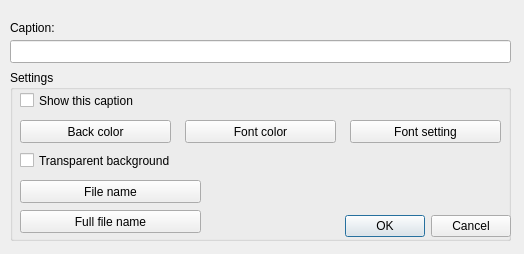
<?xml version="1.0" encoding="UTF-8"?>
<ui version="4.0">
 <class>captioneditor</class>
 <widget class="QDialog" name="captioneditor">
  <property name="geometry">
   <rect>
    <x>0</x>
    <y>0</y>
    <width>524</width>
    <height>254</height>
   </rect>
  </property>
  <property name="minimumSize">
   <size>
    <width>396</width>
    <height>254</height>
   </size>
  </property>
  <property name="maximumSize">
   <size>
    <width>524</width>
    <height>254</height>
   </size>
  </property>
  <property name="windowTitle">
   <string>Caption editor</string>
  </property>
  <property name="windowIcon">
   <iconset resource="res.qrc">
    <normaloff>:/new/prefix1/icon</normaloff>:/new/prefix1/icon</iconset>
  </property>
  <widget class="QLineEdit" name="lineEdit">
   <property name="geometry">
    <rect>
     <x>10</x>
     <y>40</y>
     <width>501</width>
     <height>23</height>
    </rect>
   </property>
  </widget>
  <widget class="QLabel" name="label">
   <property name="geometry">
    <rect>
     <x>10</x>
     <y>20</y>
     <width>191</width>
     <height>16</height>
    </rect>
   </property>
   <property name="text">
    <string>Caption:</string>
   </property>
  </widget>
  <widget class="QGroupBox" name="groupBox">
   <property name="geometry">
    <rect>
     <x>10</x>
     <y>70</y>
     <width>501</width>
     <height>171</height>
    </rect>
   </property>
   <property name="title">
    <string>Settings</string>
   </property>
   <widget class="QPushButton" name="pushButton_3">
    <property name="geometry">
     <rect>
      <x>340</x>
      <y>50</y>
      <width>151</width>
      <height>23</height>
     </rect>
    </property>
    <property name="text">
     <string>Font setting</string>
    </property>
   </widget>
   <widget class="QPushButton" name="pushButton">
    <property name="geometry">
     <rect>
      <x>10</x>
      <y>50</y>
      <width>151</width>
      <height>23</height>
     </rect>
    </property>
    <property name="text">
     <string>Back color</string>
    </property>
   </widget>
   <widget class="QPushButton" name="pushButton_2">
    <property name="geometry">
     <rect>
      <x>175</x>
      <y>50</y>
      <width>151</width>
      <height>23</height>
     </rect>
    </property>
    <property name="text">
     <string>Font color</string>
    </property>
   </widget>
   <widget class="QCheckBox" name="checkBox">
    <property name="geometry">
     <rect>
      <x>10</x>
      <y>20</y>
      <width>371</width>
      <height>21</height>
     </rect>
    </property>
    <property name="text">
     <string>Show this caption</string>
    </property>
   </widget>
   <widget class="QDialogButtonBox" name="buttonBox">
    <property name="geometry">
     <rect>
      <x>330</x>
      <y>140</y>
      <width>171</width>
      <height>32</height>
     </rect>
    </property>
    <property name="orientation">
     <enum>Qt::Horizontal</enum>
    </property>
    <property name="standardButtons">
     <set>QDialogButtonBox::Cancel|QDialogButtonBox::Ok</set>
    </property>
   </widget>
   <widget class="QPushButton" name="pushButton_4">
    <property name="geometry">
     <rect>
      <x>10</x>
      <y>110</y>
      <width>181</width>
      <height>23</height>
     </rect>
    </property>
    <property name="text">
     <string>File name</string>
    </property>
   </widget>
   <widget class="QPushButton" name="pushButton_5">
    <property name="geometry">
     <rect>
      <x>10</x>
      <y>140</y>
      <width>181</width>
      <height>23</height>
     </rect>
    </property>
    <property name="text">
     <string>Full file name</string>
    </property>
   </widget>
   <widget class="QCheckBox" name="checkBox_3">
    <property name="geometry">
     <rect>
      <x>10</x>
      <y>80</y>
      <width>401</width>
      <height>21</height>
     </rect>
    </property>
    <property name="text">
     <string>Transparent background</string>
    </property>
   </widget>
  </widget>
 </widget>
 <resources>
  <include location="res.qrc"/>
 </resources>
 <connections>
  <connection>
   <sender>buttonBox</sender>
   <signal>accepted()</signal>
   <receiver>captioneditor</receiver>
   <slot>accept()</slot>
   <hints>
    <hint type="sourcelabel">
     <x>248</x>
     <y>254</y>
    </hint>
    <hint type="destinationlabel">
     <x>157</x>
     <y>274</y>
    </hint>
   </hints>
  </connection>
  <connection>
   <sender>buttonBox</sender>
   <signal>rejected()</signal>
   <receiver>captioneditor</receiver>
   <slot>reject()</slot>
   <hints>
    <hint type="sourcelabel">
     <x>316</x>
     <y>260</y>
    </hint>
    <hint type="destinationlabel">
     <x>286</x>
     <y>274</y>
    </hint>
   </hints>
  </connection>
 </connections>
</ui>
